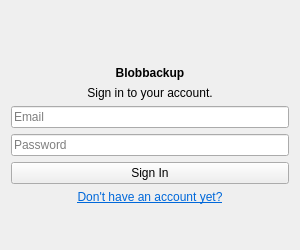
<?xml version="1.0" encoding="UTF-8"?>
<ui version="4.0">
 <class>LoginDialog</class>
 <widget class="QDialog" name="LoginDialog">
  <property name="geometry">
   <rect>
    <x>0</x>
    <y>0</y>
    <width>300</width>
    <height>250</height>
   </rect>
  </property>
  <property name="minimumSize">
   <size>
    <width>300</width>
    <height>250</height>
   </size>
  </property>
  <property name="windowTitle">
   <string>Sign In - Blobbackup</string>
  </property>
  <layout class="QVBoxLayout" name="verticalLayout">
   <item>
    <spacer name="verticalSpacer">
     <property name="orientation">
      <enum>Qt::Vertical</enum>
     </property>
     <property name="sizeHint" stdset="0">
      <size>
       <width>20</width>
       <height>40</height>
      </size>
     </property>
    </spacer>
   </item>
   <item>
    <widget class="QLabel" name="logo_label">
     <property name="text">
      <string/>
     </property>
     <property name="alignment">
      <set>Qt::AlignCenter</set>
     </property>
    </widget>
   </item>
   <item>
    <widget class="QLabel" name="label_2">
     <property name="font">
      <font>
       <weight>75</weight>
       <bold>true</bold>
      </font>
     </property>
     <property name="text">
      <string>Blobbackup</string>
     </property>
     <property name="alignment">
      <set>Qt::AlignCenter</set>
     </property>
    </widget>
   </item>
   <item>
    <widget class="QLabel" name="label_3">
     <property name="text">
      <string>Sign in to your account.</string>
     </property>
     <property name="alignment">
      <set>Qt::AlignCenter</set>
     </property>
    </widget>
   </item>
   <item>
    <widget class="QLineEdit" name="email_line_edit">
     <property name="placeholderText">
      <string>Email</string>
     </property>
    </widget>
   </item>
   <item>
    <widget class="QLineEdit" name="password_line_edit">
     <property name="echoMode">
      <enum>QLineEdit::Password</enum>
     </property>
     <property name="placeholderText">
      <string>Password</string>
     </property>
    </widget>
   </item>
   <item>
    <widget class="QPushButton" name="sign_in_button">
     <property name="focusPolicy">
      <enum>Qt::NoFocus</enum>
     </property>
     <property name="text">
      <string>Sign In</string>
     </property>
    </widget>
   </item>
   <item>
    <widget class="QLabel" name="register_button">
     <property name="styleSheet">
      <string notr="true">color: blue;
text-decoration: underline;</string>
     </property>
     <property name="text">
      <string>&lt;html&gt;&lt;head/&gt;&lt;body&gt;&lt;p&gt;&lt;a href=&quot;https://blobbackup.com&quot;&gt;&lt;span style=&quot; text-decoration: underline; color:#0068da;&quot;&gt;Don't have an account yet?&lt;/span&gt;&lt;/a&gt;&lt;/p&gt;&lt;/body&gt;&lt;/html&gt;</string>
     </property>
     <property name="textFormat">
      <enum>Qt::RichText</enum>
     </property>
     <property name="alignment">
      <set>Qt::AlignCenter</set>
     </property>
    </widget>
   </item>
   <item>
    <spacer name="verticalSpacer_2">
     <property name="orientation">
      <enum>Qt::Vertical</enum>
     </property>
     <property name="sizeHint" stdset="0">
      <size>
       <width>20</width>
       <height>40</height>
      </size>
     </property>
    </spacer>
   </item>
  </layout>
 </widget>
 <resources/>
 <connections/>
</ui>
